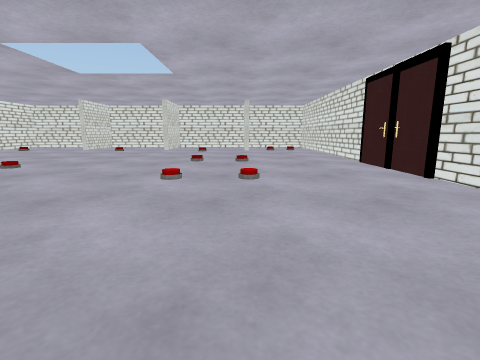
View 1 (above)

15 first-person views from a walk through a scene from a Unity 3-D project. The camera is 1.2 m above the floor, tilts 10° down and sees 85° across. The floor is counted in squares, 1.2 m on a side. Each view is taken from the middle of a square. On the plan, view 1 faces up. The plan holds only what a view shows up to about 11 squares ahead; the rest is blank. The player is left out. Some surface patterns are stand-ins.

View 2
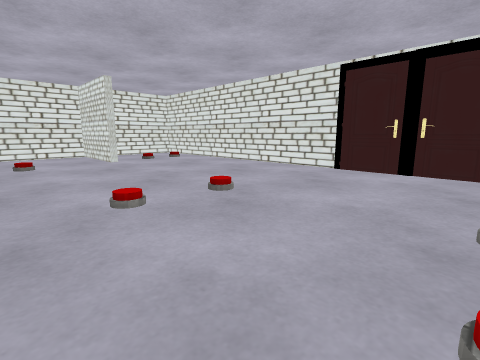

View 3
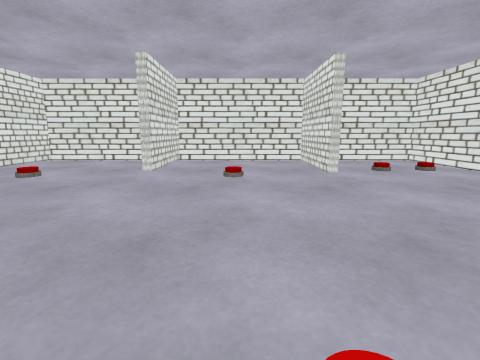

View 4
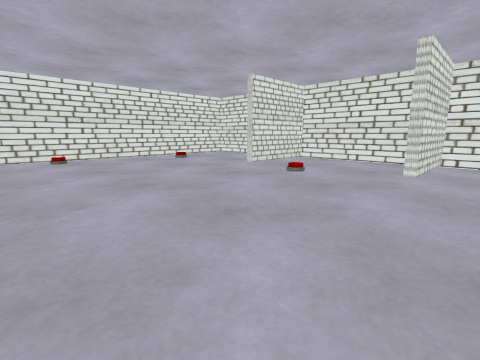

View 5
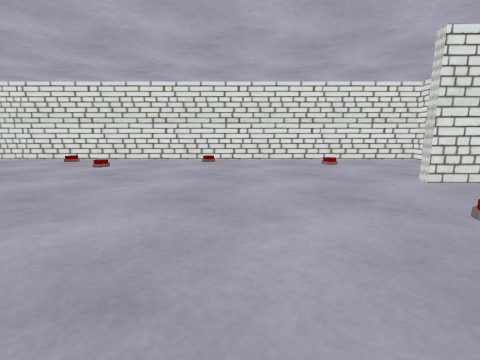

View 6
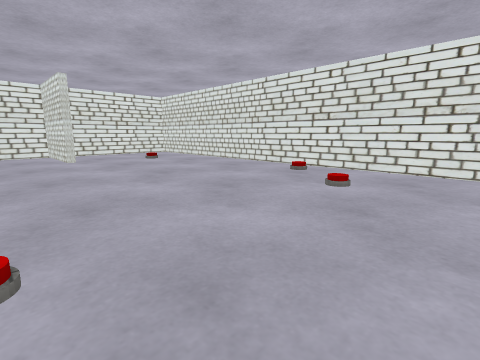

View 7
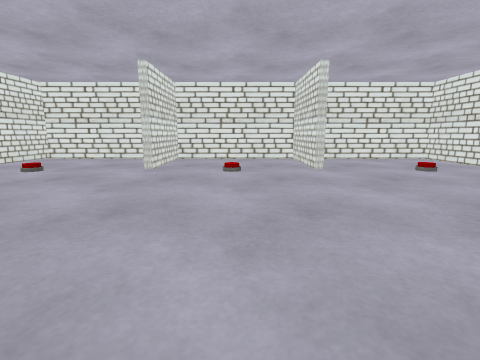

View 8
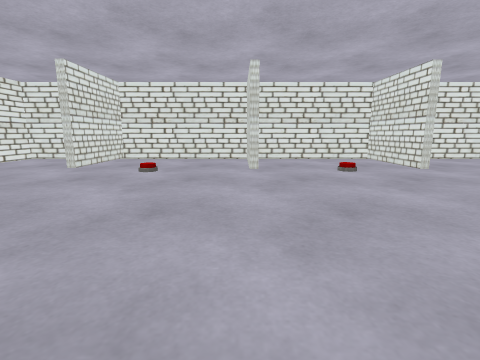

View 9
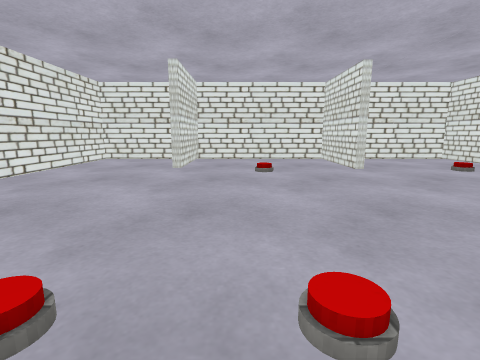

View 10
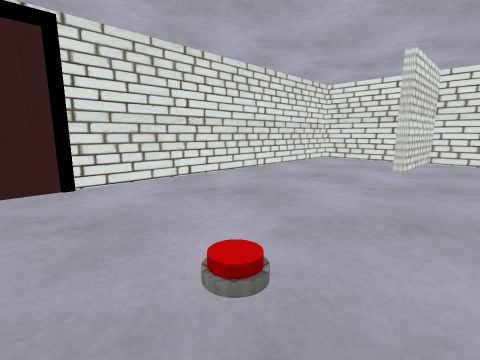

View 11
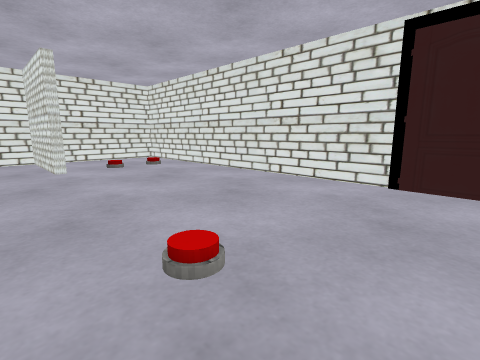

View 12
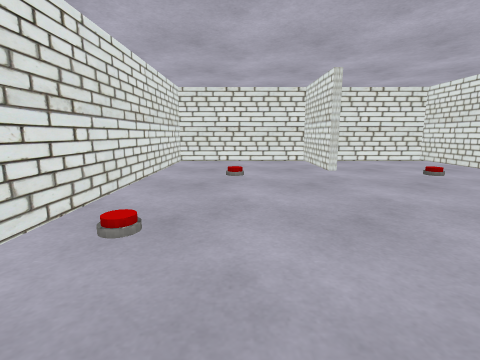

View 13
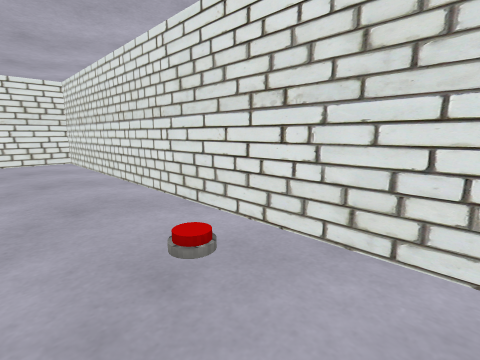

View 14
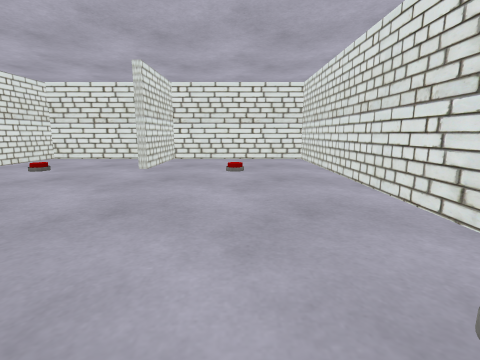

View 15
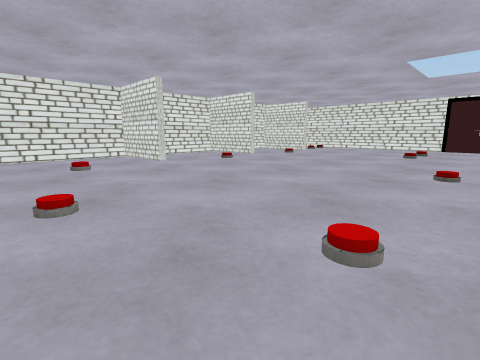

### Floor plan
Points are (right, up) in squares from view 1. A wall is a line through its corners. A room is listed if a view was taken in it or the views show most of it. See-through windows are left out.
Room 1 (views 1, 2, 3, 4, 5, 6, 7, 8, 9, 10, 11, 12, 13, 14, 15)
walls: (-4.5, 16.1) (-4.5, 18.9) (-9.1, 18.9) (-9.1, 15.6); (-4.3, -0.4) (-4.3, -3.6) (0.7, -3.6) (0.7, -0.4); (-9.4, 15.6) (-9.4, 18.9) (-14.5, 18.9) (-14.5, -3.6) (-9.4, -3.6) (-9.4, -0.4); (0.3, 15.6) (0.3, 18.9) (-4.3, 18.9) (-4.3, 15.6); (-9.1, -0.4) (-9.1, -3.6) (-4.5, -3.6) (-4.5, -0.4); (1.6, -3.6) (4.4, -3.6) (4.4, 18.9) (1.1, 18.9)

Where each view was taken, in squares from view 1:
view 1: 0 up, 0 right, facing up
view 2: 6 up, 3 left, facing up-right
view 3: 9 up, 2 left, facing up
view 4: 9 up, 3 left, facing up-left
view 5: 12 up, 4 left, facing left
view 6: 10 up, 7 left, facing down-left
view 7: 7 up, 7 left, facing down
view 8: 7 up, 4 left, facing down
view 9: 7 up, 1 left, facing down
view 10: 7 up, 1 left, facing down-right
view 11: 8 up, 1 left, facing up-right
view 12: 8 up, 12 left, facing up
view 13: 8 up, 12 left, facing down-left
view 14: 7 up, 12 left, facing down
view 15: 7 up, 14 left, facing up-right
